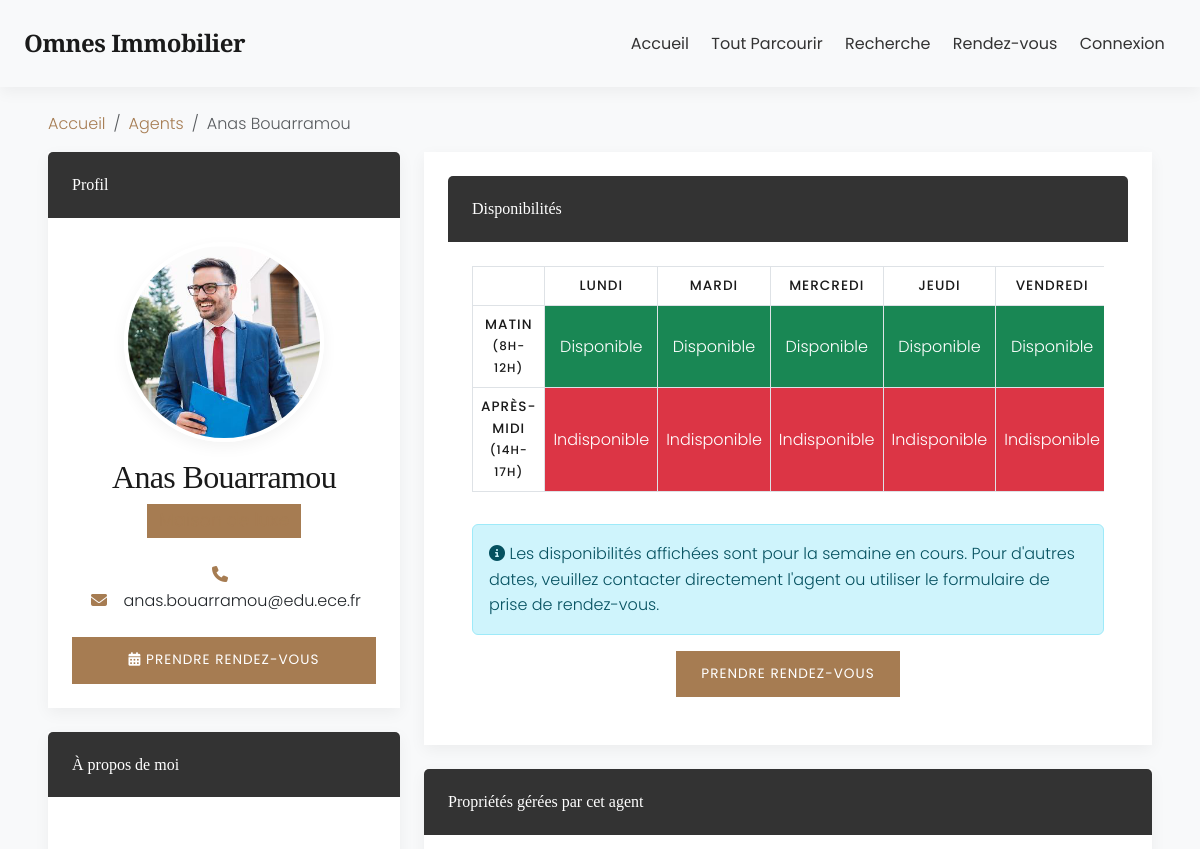
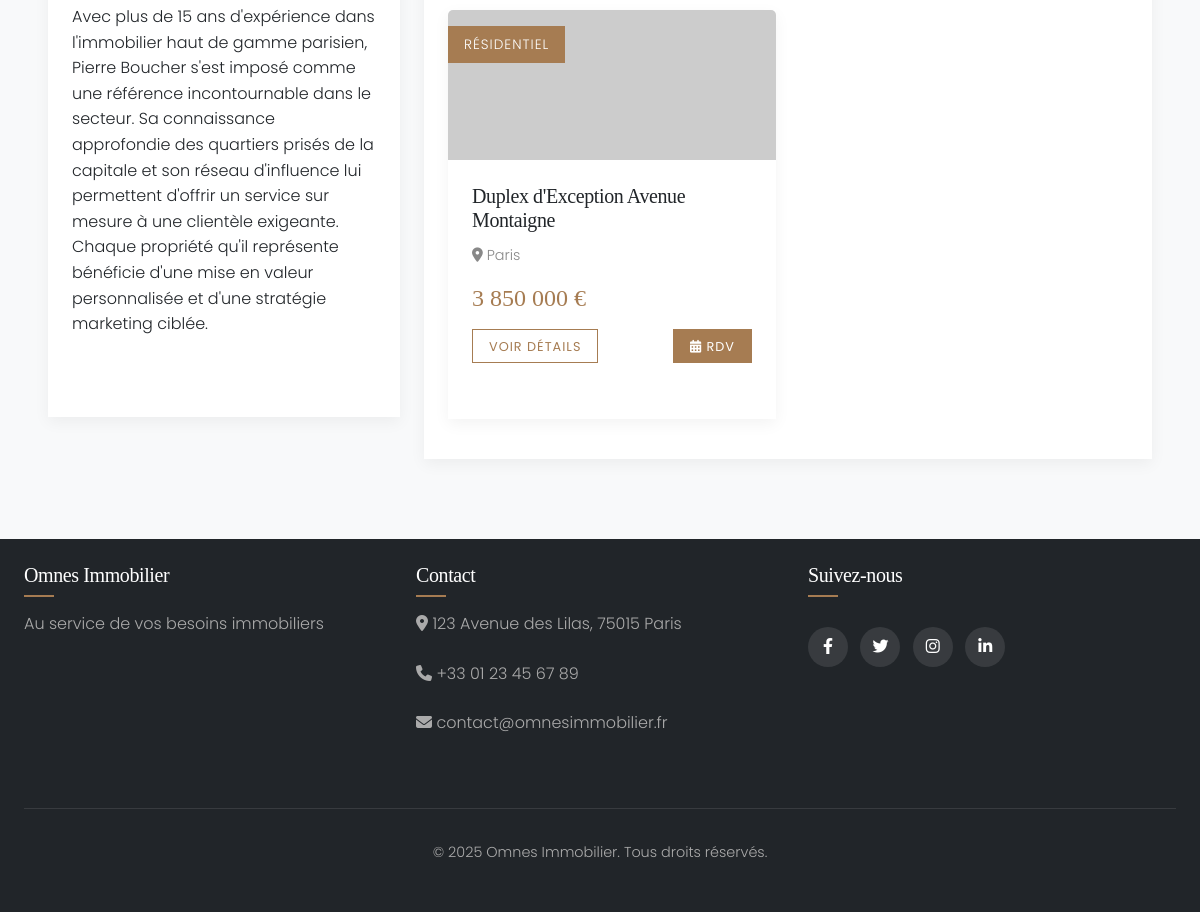
Screenshot of /agent-profile.php?id=1 with the database file from the repository (2 pictures, top to bottom).
### tables this page shows
CREATE TABLE `Agent_Immobilier` (
  `id_agent` int NOT NULL,
  `id_utilisateur` int NOT NULL,
  `specialite` varchar(100) DEFAULT NULL,
  `biographie` text,
  `cv_path` varchar(255) DEFAULT NULL,
  `photo_path` varchar(255) DEFAULT NULL
);

CREATE TABLE `Utilisateur` (
  `id_utilisateur` int NOT NULL,
  `email` varchar(100) NOT NULL,
  `mot_de_passe` varchar(255) NOT NULL,
  `nom` varchar(50) NOT NULL,
  `prenom` varchar(50) NOT NULL,
  `telephone` varchar(20) DEFAULT NULL,
  `date_inscription` datetime DEFAULT CURRENT_TIMESTAMP,
  `type_utilisateur` enum('client','agent','admin') NOT NULL,
  `statut` enum('actif','inactif') DEFAULT 'actif'
);

CREATE TABLE `Propriete` (
  `id_propriete` int NOT NULL,
  `titre` varchar(255) NOT NULL,
  `description` text,
  `prix` decimal(10,2) NOT NULL,
  `surface` decimal(10,2) DEFAULT NULL,
  `nb_pieces` int DEFAULT NULL,
  `nb_chambres` int DEFAULT NULL,
  `nb_salles_bain` int DEFAULT NULL,
  `etage` int DEFAULT NULL,
  `balcon` tinyint(1) DEFAULT '0',
  `parking` tinyint(1) DEFAULT '0',
  `ascenseur` tinyint(1) DEFAULT '0',
  `adresse` varchar(255) NOT NULL,
  `ville` varchar(100) NOT NULL,
  `code_postal` varchar(20) NOT NULL,
  `pays` varchar(50) NOT NULL,
  `statut` enum('disponible','vendu','loué') DEFAULT 'disponible',
  `type_propriete` enum('résidentiel','commercial','terrain','location') NOT NULL,
  `date_ajout` datetime DEFAULT CURRENT_TIMESTAMP,
  `id_agent` int NOT NULL
);

### config/init.php (called while the page is built, shortened)
<?php
require_once BASE_PATH . 'config/database.php';
spl_autoload_register(function($class_name) {
    $class_file = BASE_PATH . 'classes/' . $class_name . '.php';
});
function format_price($price) {
    return number_format($price, 0, ',', ' ') . ' €';
}

### classes/database.php (called while the page is built, shortened)
<?php
class Database {
    private $dbh;
    private $stmt;
    public function __construct() {
        $this->host = DB_HOST;
        $this->port = DB_PORT;
        $this->user = DB_USER;
        $this->pass = DB_PASS;
        $this->dbname = DB_NAME;
        $dsn = 'mysql:host=' . $this->host . ';port=' . $this->port . ';dbname=' . $this->dbname . ';charset=utf8mb4';
        $options = array(
            PDO::ATTR_PERSISTENT => true,
            PDO::ATTR_ERRMODE => PDO::ERRMODE_EXCEPTION,
            PDO::ATTR_DEFAULT_FETCH_MODE => PDO::FETCH_OBJ
        );
        try {
            $this->dbh = new PDO($dsn, $this->user, $this->pass, $options);
        } catch(PDOException $e) {
            $this->error = $e->getMessage();
            error_log("Erreur de connexion à la base de données : " . $this->error);
            throw new Exception("Erreur de connexion à la base de données");
        }
    }
    public function query($query) {
        $this->stmt = $this->dbh->prepare($query);
    }
    public function bind($param, $value, $type = null) {
        if (is_null($type)) {
            switch (true) {
                case is_int($value):
                    $type = PDO::PARAM_INT;
                    break;
                default:
                    $type = PDO::PARAM_STR;
            }
        }
        $this->stmt->bindValue($param, $value, $type);
    }
    public function execute() {
        try {
            return $this->stmt->execute();
        } catch(PDOException $e) {
            $this->error = $e->getMessage();
            error_log("Erreur d'exécution de requête : " . $this->error);
            return false;
        }
    }
    public function resultSet() {
        $this->execute();
        return $this->stmt->fetchAll();
    }
    public function single() {
        $this->execute();
        return $this->stmt->fetch();
    }
}
?>

### classes/Agent.php (called while the page is built, shortened)
<?php
class Agent {
    private $db;
    public function __construct() {
        $this->db = new Database();
    }
    public function getAgentById($id_agent) {
        try {
            $this->db->query('SELECT a.*, u.nom, u.prenom, u.email, u.telephone
                            FROM Agent_Immobilier a
                            INNER JOIN Utilisateur u ON a.id_utilisateur = u.id_utilisateur
                            WHERE a.id_agent = :id_agent');
            $this->db->bind(':id_agent', $id_agent);
            return $this->db->single();
        } catch (Exception $e) {
            error_log("Exception lors de la récupération d'un agent par ID: " . $e->getMessage());
            return false;
        }
    }
    public function getWeeklyAvailabilities($id_agent, $date_debut = null) {
        try {
            $day_of_week = date('N', strtotime($date_debut));
            $days_to_subtract = $day_of_week - 1;
            $monday = date('Y-m-d', strtotime("-{$days_to_subtract} days", strtotime($date_debut)));
            $sunday = date('Y-m-d', strtotime("+6 days", strtotime($monday)));
            $this->db->query('SELECT * FROM Disponibilite
                            WHERE id_agent = :id_agent
                            AND jour BETWEEN :date_debut AND :date_fin
                            ORDER BY jour, heure_debut');
            $this->db->bind(':id_agent', $id_agent);
            $this->db->bind(':date_debut', $monday);
            $this->db->bind(':date_fin', $sunday);
            $results = $this->db->resultSet();
            $availabilities = [];
            foreach ($results as $result) {
                $day_of_week = date('N', strtotime($result->jour));
                if (!isset($availabilities[$day_of_week])) {
                    $availabilities[$day_of_week] = [];
                }
                $availabilities[$day_of_week][] = $result;
            }
            return $availabilities;
        } catch (Exception $e) {
            error_log("Exception lors de la récupération des disponibilités hebdomadaires: " . $e->getMessage());
            return [];
        }
    }
}
?>

### classes/Property.php (called while the page is built, shortened)
<?php
class Property {
    private $db;
    public function __construct() {
        $this->db = new Database();
    }
    public function getPropertiesByAgent($id_agent) {
        $this->db->query('SELECT * FROM Propriete
                        WHERE id_agent = :id_agent
                        ORDER BY date_ajout DESC');
        $this->db->bind(':id_agent', $id_agent);
        return $this->db->resultSet();
    }
    public function getMedia($id_propriete) {
        $this->db->query('SELECT * FROM Media WHERE id_propriete = :id_propriete');
        $this->db->bind(':id_propriete', $id_propriete);
        return $this->db->resultSet();
    }
}
?>

### agent-profile.php (the view, shortened to what this page needs)
<?php
require_once BASE_PATH . 'config/init.php';
include BASE_PATH . 'includes/header.php';
require_once BASE_PATH . 'classes/Agent.php';
require_once BASE_PATH . 'classes/Property.php';
$id_agent = intval($_GET['id']);
$agent = new Agent();
$property = new Property();
$agent_info = $agent->getAgentById($id_agent);
$today = date('Y-m-d');
$availabilities = $agent->getWeeklyAvailabilities($id_agent, $today);
$properties = $property->getPropertiesByAgent($id_agent);
?>
<div class="container mt-4 agent-profile">
    <nav aria-label="breadcrumb" data-aos="fade-up">
        <ol class="breadcrumb">
            <li class="breadcrumb-item"><a href="/omnes-immobilier/index.php">Accueil</a></li>
            <li class="breadcrumb-item"><a href="/omnes-immobilier/agents.php">Agents</a></li>
            <li class="breadcrumb-item active" aria-current="page"><?php echo $agent_info->prenom . ' ' . $agent_info->nom; ?></li>
        </ol>
    </nav>
    <div class="row">
        <div class="col-md-4">
            <div class="card mb-4" data-aos="fade-up">
                <div class="card-header bg-primary text-white">
                    Profil
                </div>
                <div class="card-body text-center">
                    <?php if (isset($agent_info->photo_path) && $agent_info->photo_path) : ?>
                        <img src="<?php echo $agent_info->photo_path; ?>" class="agent-photo mb-3" alt="<?php echo $agent_info->prenom . ' ' . $agent_info->nom; ?>" onerror="this.src='/omnes-immobilier/assets/img/agents/default.jpg'">
                    <?php else : ?>
                        <img src="/omnes-immobilier/assets/img/agents/default.jpg" class="agent-photo mb-3" alt="<?php echo $agent_info->prenom . ' ' . $agent_info->nom; ?>" onerror="this.src='https://via.placeholder.com/200?text=Agent'">
                    <?php endif; ?>
                    <h3 class="agent-name"><?php echo $agent_info->prenom . ' ' . $agent_info->nom; ?></h3>
                    <p class="agent-title badge bg-secondary"><?php echo $agent_info->specialite; ?></p>
                    <p class="agent-contact"><i class="fas fa-phone"></i> <?php echo $agent_info->telephone; ?><br>
                    <i class="fas fa-envelope"></i> <?php echo $agent_info->email; ?></p>
                    <div class="d-grid gap-2">
                        <a href="/omnes-immobilier/appointment.php?agent=<?php echo $agent_info->id_agent; ?>" class="btn btn-primary">
                            <i class="fas fa-calendar-alt"></i> Prendre rendez-vous
                        </a>
                    </div>
                </div>
            </div>
            <?php if (isset($agent_info->biographie) && $agent_info->biographie) : ?>
                <div class="card mb-4" data-aos="fade-up">
                    <div class="card-header bg-primary text-white">
                        À propos de moi
                    </div>
                    <div class="card-body agent-bio">
                        <p><?php echo nl2br(htmlspecialchars($agent_info->biographie)); ?></p>
                    </div>
                </div>
            <?php endif; ?>
        </div>
        <div class="col-md-8">
            <div class="card mb-4 agent-calendar" data-aos="fade-up">
                <div class="card-header bg-primary text-white">
                    Disponibilités
                </div>
                <div class="card-body">
                    <div class="table-responsive">
                        <table class="table table-bordered text-center">
                            <thead>
                                <tr>
                                    <th></th>
                                    <th>Lundi</th>
                                    <th>Mardi</th>
                                    <th>Mercredi</th>
                                    <th>Jeudi</th>
                                    <th>Vendredi</th>
                                </tr>
                            </thead>
                            <tbody>
                                <tr>
                                    <th>Matin<br><small>(8h-12h)</small></th>
                                    <?php for ($i = 1; $i <= 6; $i++) : ?>
                                        <td class="<?php echo isset($availabilities[$i]) && !empty(array_filter($availabilities[$i], function($avail) { return strtotime($avail->heure_debut) < strtotime('12:00:00'); })) ? 'bg-success text-white' : 'bg-danger text-white'; ?>">
                                            <?php echo isset($availabilities[$i]) && !empty(array_filter($availabilities[$i], function($avail) { return strtotime($avail->heure_debut) < strtotime('12:00:00'); })) ? 'Disponible' : 'Indisponible'; ?>
                                        </td>
                                    <?php endfor; ?>
                                </tr>
                                <tr>
                                    <th>Après-midi<br><small>(14h-17h)</small></th>
                                    <?php for ($i = 1; $i <= 6; $i++) : ?>
                                        <td class="<?php echo isset($availabilities[$i]) && !empty(array_filter($availabilities[$i], function($avail) { return strtotime($avail->heure_debut) >= strtotime('12:00:00'); })) ? 'bg-success text-white' : 'bg-danger text-white'; ?>">
                                            <?php echo isset($availabilities[$i]) && !empty(array_filter($availabilities[$i], function($avail) { return strtotime($avail->heure_debut) >= strtotime('12:00:00'); })) ? 'Disponible' : 'Indisponible'; ?>
                                        </td>
                                    <?php endfor; ?>
                                </tr>
                            </tbody>
                        </table>
                    </div>
                    <div class="alert alert-info mt-3">
                        <p class="mb-0"><i class="fas fa-info-circle"></i> Les disponibilités affichées sont pour la semaine en cours. Pour d'autres dates, veuillez contacter directement l'agent ou utiliser le formulaire de prise de rendez-vous.</p>
                    </div>
                    <div class="text-center mt-3">
                        <a href="/omnes-immobilier/appointment.php?agent=<?php echo $agent_info->id_agent; ?>" class="btn btn-primary">Prendre rendez-vous</a>
                    </div>
                </div>
            </div>
            <div class="card" data-aos="fade-up">
                <div class="card-header bg-primary text-white">
                    Propriétés gérées par cet agent
                </div>
                <div class="card-body">
                    <div class="row">
                        <?php if (!empty($properties)) : ?>
                            <?php foreach ($properties as $index => $prop) : ?>
                                <?php if ($prop->statut === 'disponible') :  ?>
                                    <div class="col-md-6 mb-3" data-aos="fade-up" data-aos-delay="<?php echo $index % 2 * 100; ?>">
                                        <div class="card h-100 property-card">
                                            <?php
                                            $medias = $property->getMedia($prop->id_propriete);
                                            $image_path = !empty($medias) && isset($medias[0]->url_path) ? $medias[0]->url_path : '/omnes-immobilier/assets/img/properties/default.jpg';
                                            ?>
                                            <img src="<?php echo $image_path; ?>" class="card-img-top" alt="<?php echo $prop->titre; ?>" style="height: 150px; object-fit: cover;" onerror="this.src='https://via.placeholder.com/300x150?text=Propriété'">
                                            <?php if ($prop->type_propriete) : ?>
                                                <div class="property-tag"><?php echo ucfirst($prop->type_propriete); ?></div>
                                            <?php endif; ?>
                                            <div class="card-body">
                                                <h5 class="card-title"><?php echo $prop->titre; ?></h5>
                                                <p class="property-location"><i class="fas fa-map-marker-alt"></i> <?php echo $prop->ville; ?></p>
                                                <?php if ($prop->type_propriete !== 'location') : ?>
                                                    <p class="property-price"><?php echo format_price($prop->prix); ?></p>
                                                <?php else : ?>
                                                    <p class="property-price"><?php echo format_price($prop->prix); ?>/mois</p>
                                                <?php endif; ?>
                                                <div class="d-flex justify-content-between mt-2">
                                                    <a href="/omnes-immobilier/property-detail.php?id=<?php echo $prop->id_propriete; ?>" class="btn btn-sm btn-outline-primary">Voir détails</a>
                                                    <a href="/omnes-immobilier/appointment.php?agent=<?php echo $agent_info->id_agent; ?>&property=<?php echo $prop->id_propriete; ?>" class="btn btn-sm btn-primary">
                                                        <i class="fas fa-calendar-alt"></i> RDV
                                                    </a>
                                                </div>
                                            </div>
                                        </div>
                                    </div>
                                <?php endif; ?>
                            <?php endforeach; ?>
                        <?php endif; ?>
                    </div>
                </div>
            </div>
        </div>
    </div>
</div>
<?php include BASE_PATH . 'includes/footer.php'; ?>

### rows the page displays
agent_immobilier: id_utilisateur.prenom "Anas", id_utilisateur.nom "Bouarramou", photo_path (picture), id_utilisateur.email "anas.bouarramou@edu.ece.fr", biographie "Avec plus de 15 ans d'expérience dans l'immobilier haut de gamme parisien, Pierre Boucher s'est imposé comme une référence incontournable dans le secteur. Sa connaissance approfondie des quartiers prisés de la capitale et son réseau d'influence lui permettent d'offrir un service sur mesure à une clientèle exigeante. Chaque propriété qu'il représente bénéficie d'une mise en valeur personnalisée et d'une stratégie marketing ciblée."
propriete: type_propriete "RÉSIDENTIEL", titre "Duplex d'Exception Avenue Montaigne", ville "Paris", prix "3 850 000 €"
